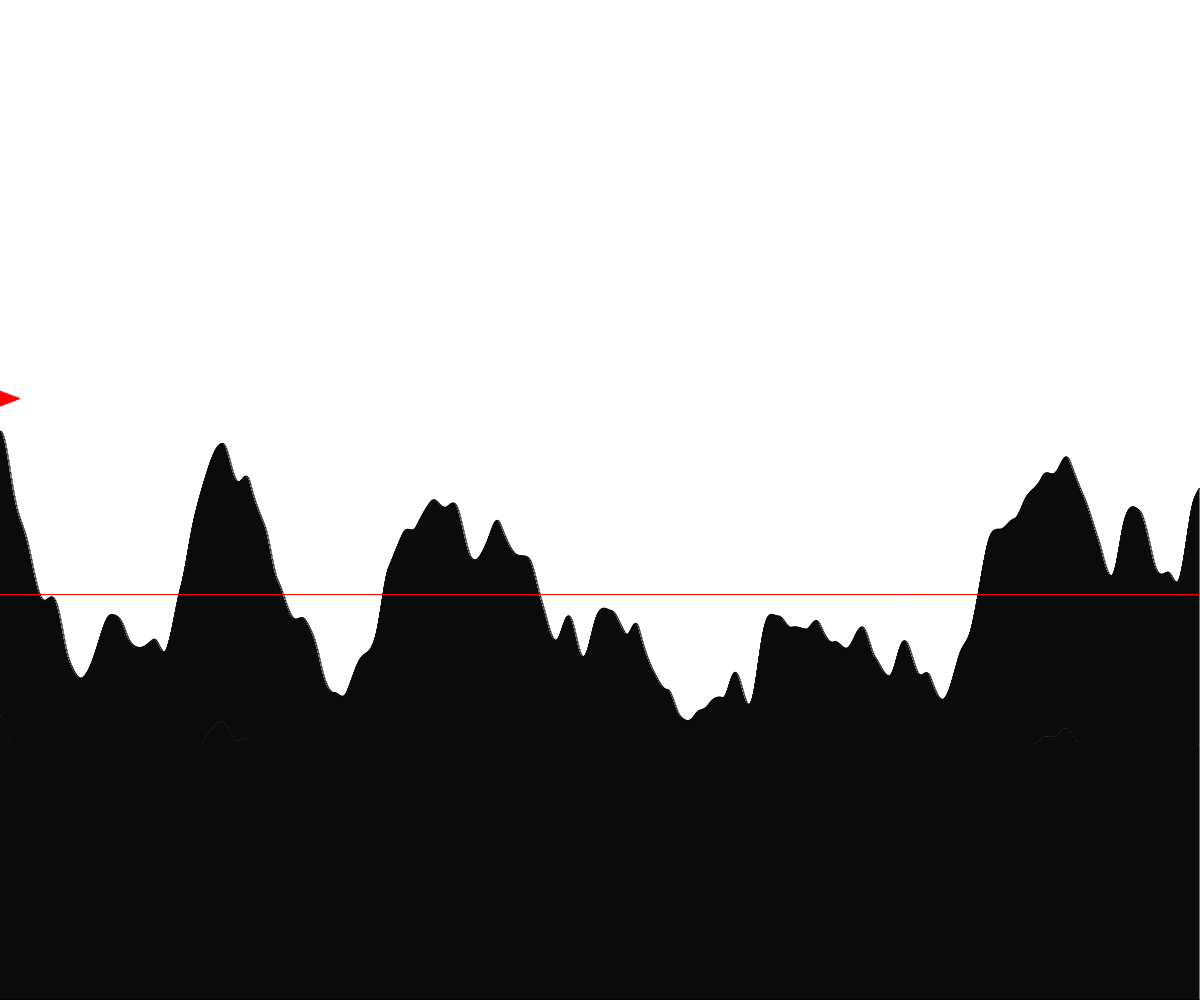
Frame 1 (no input)
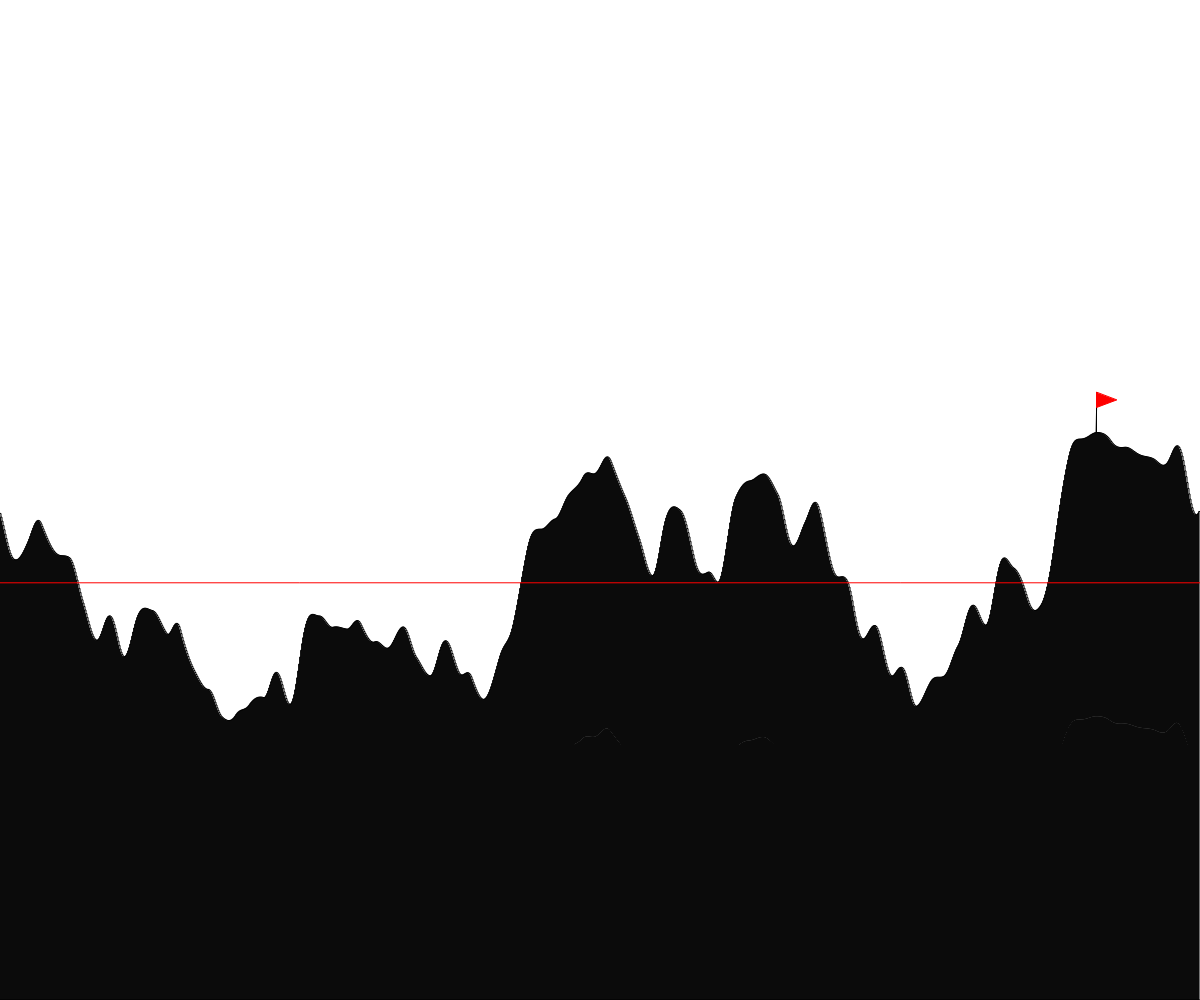
Frame 60 (no input)
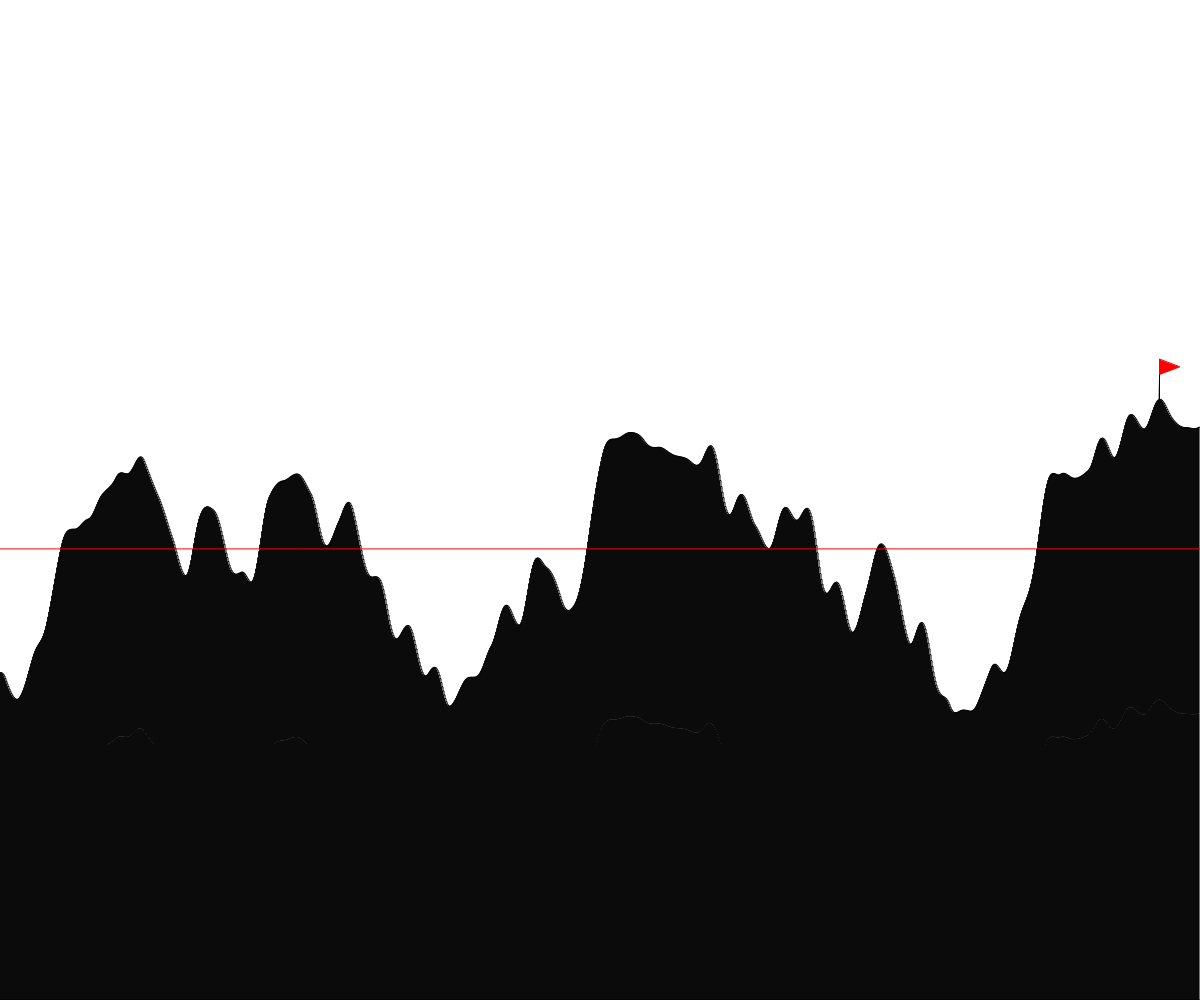
Frame 120 (the mouse pressed at the canvas centre since frame 60)

The p5.js sketch that drew these frames (run headless with seeded random() and noise() and a simulated clock; from frame 60 on, the mouse is pressed at the canvas centre):

// p5.js sketch
// ── sketch.js
// Project Title
// Your Name
// Date
//
// Extra for Experts:
// - describe what you did to take this project "above and beyond"

// global variables
let rectLen = 1;
let noiseShift = 0.009;
let noiseNumber;
let rectX,rectY,x,y;
let terrainList=[];
let cont = 0;

function setup() {
  createCanvas(windowWidth, windowHeight);
  rectMode(CORNERS);
}

function draw() {
  noiseNumber = cont;
  y=height;
  x = 0;
  terrainList=[];
  background(255);
  generateTerrain();
  drawFlag(x,y);
  middleLine();
  cont+=0.07;
}

function generateTerrain(){
  for(rectX = 0; rectX<width;rectX+=rectLen){
    fill(255);
    let ranSize = noise(noiseNumber);
    ranSize = map(ranSize,0,1,height*0.1,height*0.8);
    noiseNumber += noiseShift;
    rectY = height-ranSize;
    rect(rectX,height,rectX+rectLen,rectY);
    if(y>=rectY){
      x=rectX,y=rectY;
    }
    terrainList.push(rectY);
  }
}
function middleLine(){
  let finalCount = 0;
  for(let i = 0; i < terrainList.length;i++){
    finalCount+=terrainList[i];
  }
  finalCount = finalCount/terrainList.length;
  line(0,finalCount,width,finalCount);
  stroke(0);
}
function keyPressed(){
  if(key === "ArrowRight"){
    rectLen+=0.1;
  }
  else if(key === "ArrowLeft"){
    rectLen-=0.1;
  }
  else{
    print(key);
  }
}

function drawFlag(x,y){
  let flgLen = rectLen*0.5;
  rect(x-flgLen,y,x-flgLen,y-40);
  fill(255,0,0);
  stroke(255,0,0);
  triangle(x-flgLen,y-40,x-flgLen,
    y-25,x+20-flgLen,y-32.5);
}
